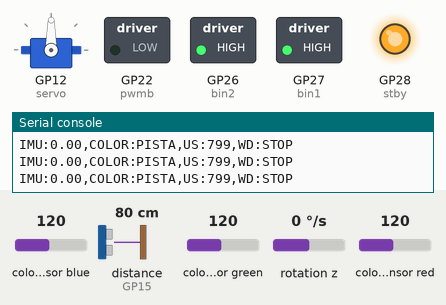
This program was run on a simulated Raspberry Pi Pico running MicroPython. Parts: servo, switched loads named in the program (green lamp = pin HIGH), output pins drawn as LEDs (lit = HIGH), the last lines printed to the serial console. Inputs (shaded band) come from the test bench; at power-on: rotation z 0 °/s, colour sensor blue 120, distance to the obstacle (sensor on GP15) 80 cm, colour sensor green 120, colour sensor red 120. The echo pulse lasts 58.3 µs per cm; servo angles are drawn from the pulse width (0.5 ms = 0°, 2.5 ms = 180°); pins used as bus, display or sensor lines are not drawn.

Above: at 2.5 s.
2.6 s: rotation z set to -192 °/s
At 3.8 s:
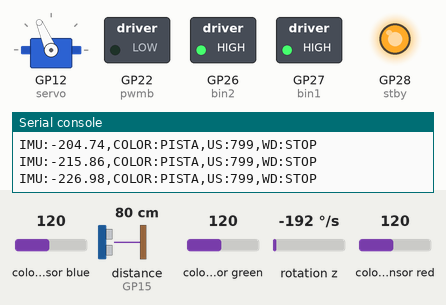
4.1 s: rotation z set to -100 °/s
At 5.0 s:
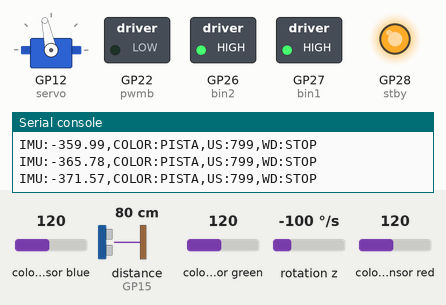
Timing chart, 0 to 7.1 s (numbered marks = the images above; inputs shaded):
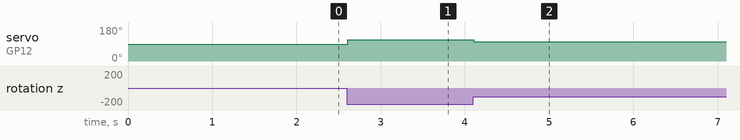

The program:

main.py
```python
import sys
import select
from machine import Pin, I2C, PWM
import time

from protocolo_seguro import parsear_consigna, watchdog_vencido

# El ultrasonido es una ayuda, no un requisito de seguridad: si el modulo no
# se copio a la Pico el robot tiene que seguir corriendo la ronda. Se anuncia
# la ausencia por telemetria (US:-1), que es la senal que la Pi ya sabe leer.
try:
    from ultrasonido import SIN_MEDIDA, FiltroUltrasonido
except ImportError:
    SIN_MEDIDA = -1
    FiltroUltrasonido = None

# Configurar el Poller para lectura serial asincrona desde la Pi 3B
poller = select.poll()
poller.register(sys.stdin, select.POLLIN)

# --- CONFIGURACION DE BUSES I2C INDEPENDIENTES ---
# Bus 0: IMU MPU6050 en GP16 (SDA) y GP17 (SCL)
i2c_imu = I2C(0, sda=Pin(16), scl=Pin(17), freq=400000)

# Bus 1: Sensor de color TCS3472 en GP18 (SDA) y GP19 (SCL). Lee la linea
# del piso para el sentido de carrera (AZUL/NARANJA, ver TCS3472 abajo).
i2c_tcs = I2C(1, sda=Pin(18), scl=Pin(19), freq=100000)

# --- HARDWARE DE CONTROL (SERVO Y MOTOR) ---
servo = PWM(Pin(12))
servo.freq(50)

# Controlador de Motores TB6612FNG
stby = Pin(28, Pin.OUT)
bin2 = Pin(26, Pin.OUT)
bin1 = Pin(27, Pin.OUT)
pwmb = PWM(Pin(22))
pwmb.freq(2000)

stby.value(1)

# --- ULTRASONIDO TRASERO (HC-SR04 / US-100) ---
# Trigger en GP14, Echo en GP15. Van libres: GP12 es el servo, GP16-GP19 los
# dos buses I2C, GP22 el PWM del motor y GP26-GP28 el TB6612FNG.
#
# AVISO DE CABLEADO: el Echo del HC-SR04 sale a 5 V y los GPIO de la Pico NO
# toleran 5 V. Hay que bajarlo con un divisor (1 k en serie desde Echo y 2 k
# a GND da 3,3 V) o usar un US-100 alimentado a 3,3 V. Sin eso se dana la
# entrada de la Pico.
#
# POR QUE NO SE USA machine.time_pulse_us: esa llamada bloquea hasta que
# vuelve el eco, hasta 30 ms con el timeout tipico. Este bucle corre cada
# 5 ms y es el que sostiene el servo, el motor y el watchdog de comandos:
# pararlo 30 ms de cada 60 seria peor que no tener sensor. En su lugar se
# lanza el pulso y se cronometra el flanco del eco por interrupcion, de modo
# que el control sigue corriendo mientras el sonido viaja.
US_PIN_TRIGGER = 14
US_PIN_ECHO = 15
US_PERIODO_MS = 60      # el HC-SR04 pide >=60 ms entre disparos (ecos fantasma)
US_ESPERA_MAX_MS = 40   # sin eco en este plazo se da el disparo por perdido
US_MINIMA_MM = 20       # por debajo de su zona muerta la lectura no significa nada
US_MAXIMA_MM = 4000


class SensorUltrasonido:
    """Disparo periodico y medida del eco por interrupcion, sin bloquear."""

    def __init__(self, pin_trigger, pin_echo, filtro):
        self._trigger = Pin(pin_trigger, Pin.OUT, value=0)
        self._echo = Pin(pin_echo, Pin.IN)
        self._filtro = filtro
        self._ancho_us = 0
        self._t_subida = 0
        self._midiendo = False
        self._listo = False
        self._esperando = False
        self._t_disparo = time.ticks_ms()
        self.distancia_mm = SIN_MEDIDA
        self._echo.irq(
            handler=self._al_flanco,
            trigger=Pin.IRQ_RISING | Pin.IRQ_FALLING,
        )

    def _al_flanco(self, pin):
        # Rutina de interrupcion: solo enteros y booleanos sobre atributos que
        # ya existen. Nada que reserve memoria (ni floats, ni listas, ni
        # formateo), porque en MicroPython eso puede fallar dentro de una ISR.
        if pin.value():
            self._t_subida = time.ticks_us()
            self._midiendo = True
        elif self._midiendo:
            self._ancho_us = time.ticks_diff(time.ticks_us(), self._t_subida)
            self._midiendo = False
            self._listo = True

    def _disparar(self, ahora_ms):
        self._t_disparo = ahora_ms
        self._esperando = True
        self._midiendo = False
        self._trigger.value(0)
        time.sleep_us(2)
        self._trigger.value(1)
        time.sleep_us(10)       # el unico bloqueo: 10 us, no 30 ms
        self._trigger.value(0)

    def actualizar(self, ahora_ms):
        """Se llama en cada vuelta del bucle; devuelve la distancia vigente."""

        if self._listo:
            self._listo = False
            self._esperando = False
            self.distancia_mm = self._filtro.actualizar(self._ancho_us)
        elif self._esperando and time.ticks_diff(
            ahora_ms, self._t_disparo
        ) > US_ESPERA_MAX_MS:
            # Sin eco: pared oblicua, fuera de alcance o sensor desconectado.
            # Cuenta como fallo para que la medida caduque en vez de quedarse
            # congelada en el ultimo valor bueno.
            self._esperando = False
            self.distancia_mm = self._filtro.actualizar(0)

        if not self._esperando and time.ticks_diff(
            ahora_ms, self._t_disparo
        ) >= US_PERIODO_MS:
            self._disparar(ahora_ms)
        return self.distancia_mm

    def apagar(self):
        """Desarma la interrupcion y deja el trigger en reposo."""

        self._echo.irq(handler=None)
        self._trigger.value(0)
        self._esperando = False
        self._midiendo = False


# Limites de giro del servo calibrados
CENTRO = 90
LIMITE_DER = 70    # Maximo giro a la derecha
LIMITE_IZQ = 115   # Maximo giro a la izquierda

def mover_servo(angulo):
    # Limita al rango calibrado en vez de 0-180 (protege el servo)
    angulo = max(LIMITE_DER, min(LIMITE_IZQ, angulo))
    duty = int(1638 + (angulo / 180.0) * (8192 - 1638))
    servo.duty_u16(duty)

def controlar_motor(velocidad_porcentaje):
    if velocidad_porcentaje > 0:
        bin1.value(1)
        bin2.value(0)
        vel = max(0, min(100, velocidad_porcentaje))
    elif velocidad_porcentaje < 0:
        bin1.value(0)
        bin2.value(1)
        vel = max(0, min(100, abs(velocidad_porcentaje)))
    else:
        bin1.value(1)
        bin2.value(1)
        vel = 0

    duty_u16 = int((vel / 100.0) * 65535)
    pwmb.duty_u16(duty_u16)

class MPU6050:
    def __init__(self, i2c_bus, addr=0x68):
        self.i2c = i2c_bus
        self.addr = addr
        self.i2c.writeto_mem(self.addr, 0x6B, b'\x00') # Activar sensor
        # Configura el giroscopio a +-2000 grados/s para evitar saturacion
        self.i2c.writeto_mem(self.addr, 0x1B, b'\x18')

    def get_gyro_z(self):
        data = self.i2c.readfrom_mem(self.addr, 0x47, 2)
        val = (data[0] << 8) | data[1]
        if val >= 32768: val -= 65536
        return val / 16.4 # Factor de escala para +-2000 grados/s

# --- SENSOR DE COLOR DE PISO (TCS3472), CON CALIBRACION DINAMICA EN HSV ---
# Lee la linea de color del piso una vez por vuelta al arranque para fijar
# el sentido de carrera (AZUL=Antihorario, NARANJA=Horario segun la
# convencion del equipo). No hay libreria oficial para MicroPython: se
# escribe/lee directo sobre los registros del chip por I2C.
class TCS3472:
    def __init__(self, i2c_bus, addr=0x29):
        self.i2c = i2c_bus
        self.addr = addr
        self.escribir(0x00, 0x01)       # PON (Power On)
        time.sleep_ms(10)
        self.escribir(0x00, 0x03)       # PON + AEN (Activar lectura RGBC)
        self.escribir(0x01, 0xF6)       # Integration time 24ms
        self.escribir(0x0F, 0x02)       # Ganancia 16x

        self.historial_h = []
        self.historial_s = []
        self.tamano_ventana = 4
        self.saturacion_base_pista = 0.20

    def escribir(self, reg, valor):
        self.i2c.writeto(self.addr, bytearray([0x80 | reg, valor]))

    def leer_16(self, reg):
        self.i2c.writeto(self.addr, bytearray([0x80 | 0x20 | reg]), False)
        datos = self.i2c.readfrom(self.addr, 2)
        return datos[0] | (datos[1] << 8)

    def calibrar_suelo_inicial(self):
        # Se llama una vez al arrancar: promedia la saturacion del piso
        # blanco bajo la iluminacion real de la pista para fijar el
        # umbral que distingue "pista" de "linea de color", en vez de un
        # valor fijo que se desajusta con cada cambio de luz.
        muestras_s = []
        for _ in range(25):
            try:
                c = self.leer_16(0x14)
                r = self.leer_16(0x16)
                g = self.leer_16(0x18)
                b = self.leer_16(0x1A)
                if c > 0:
                    max_c = max(r, g, b)
                    min_c = min(r, g, b)
                    df = max_c - min_c
                    s = 0.0 if max_c == 0 else df / max_c
                    muestras_s.append(s)
            except:
                pass
            time.sleep_ms(10)

        if muestras_s:
            # Asigna umbral de saturacion de pista con margen de tolerancia
            self.saturacion_base_pista = (sum(muestras_s) / len(muestras_s)) + 0.12

    def obtener_color(self):
        try:
            c = self.leer_16(0x14)
            r = self.leer_16(0x16)
            g = self.leer_16(0x18)
            b = self.leer_16(0x1A)

            if c < 40:
                return "NINGUNO"

            # Conversion de RGB a espacio HSV (Hue, Saturation, Value)
            max_c = max(r, g, b)
            min_c = min(r, g, b)
            df = max_c - min_c

            s = 0.0 if max_c == 0 else df / max_c

            if df == 0:
                h = 0.0
            elif max_c == r:
                h = (60 * ((g - b) / df) + 360) % 360
            elif max_c == g:
                h = (60 * ((b - r) / df) + 120) % 360
            elif max_c == b:
                h = (60 * ((r - g) / df) + 240) % 360

            # Filtro de promedio movil para mitigar ruido y destellos
            self.historial_h.append(h)
            self.historial_s.append(s)

            if len(self.historial_h) > self.tamano_ventana:
                self.historial_h.pop(0)
                self.historial_s.pop(0)

            h_prom = sum(self.historial_h) / len(self.historial_h)
            s_prom = sum(self.historial_s) / len(self.historial_s)

            # Descarte dinamico de pista por umbral de saturacion
            if s_prom < self.saturacion_base_pista:
                return "PISTA"

            # Evaluacion del tono (Hue) con tolerancias de movimiento
            if 5 <= h_prom <= 42:
                return "NARANJA"
            elif 180 <= h_prom <= 245:
                return "AZUL"
            else:
                return "PISTA"

        except:
            return "ERROR"

try:
    sensor_imu = MPU6050(i2c_imu)
    sensor_color = TCS3472(i2c_tcs)
    mover_servo(CENTRO) # Arranca alineado al centro calibrado
    controlar_motor(0)
except Exception as e:
    pass

# El ultrasonido se monta aparte: si no esta cableado o falta el modulo, el
# resto del firmware arranca igual y la trama sale con US:-1.
sensor_ultrasonido = None
if FiltroUltrasonido is not None:
    try:
        sensor_ultrasonido = SensorUltrasonido(
            US_PIN_TRIGGER,
            US_PIN_ECHO,
            FiltroUltrasonido(
                ventana=3, minima_mm=US_MINIMA_MM, maxima_mm=US_MAXIMA_MM
            ),
        )
    except Exception:
        sensor_ultrasonido = None

# Calibracion del giroscopio
giro_z_offset = 0.0
for _ in range(100):
    try:
        giro_z_offset += sensor_imu.get_gyro_z()
    except: pass
    time.sleep(0.01)
giro_z_offset /= 100.0

# Calibracion de saturacion base del suelo (piso blanco bajo la luz real)
try:
    sensor_color.calibrar_suelo_inicial()
except:
    pass

angulo_acumulado = 0.0
angulo_objetivo = 0.0
velocidad_comandada = 0
color_detectado = "PISTA"
distancia_ultrasonido = SIN_MEDIDA

# Constante de Amortiguacion: Evita que el coche devane o curve de golpe
KD_ESTABILIDAD = 0.12

# Interruptor de la amortiguacion, controlado por un tercer campo opcional
# en la consigna ("velocidad,angulo" sigue funcionando igual y deja esto en
# 1.0). Actualmente ningun script de carrera lo usa: solo tiene sentido al
# medir el radio de giro real -- en un giro sostenido la velocidad angular
# es constante y no nula, asi que el termino KD desvia el servo varios
# grados del angulo comandado, y con la amortiguacion activa el radio de
# giro que se mida NO corresponde al comando que se mando.
kd_activo = 1.0

# Si la Pi deja de enviar consignas validas (cable USB desconectado, proceso
# caido o trama corrupta), la Pico frena y centra por si sola. El timeout es
# holgado frente al ciclo LiDAR normal y no depende del watchdog de Linux.
WATCHDOG_COMANDO_MS = 500
ultimo_comando_valido = None
watchdog_activo = True

ultima_lectura = time.ticks_ms()
ultimo_envio_telemetria = time.ticks_ms()

# Bucle principal de control
while True:
    try:
        tiempo_actual = time.ticks_ms()
        dt = time.ticks_diff(tiempo_actual, ultima_lectura) / 1000.0
        ultima_lectura = tiempo_actual

        # 1. Integracion de angulo con IMU
        try:
            velocidad_z = sensor_imu.get_gyro_z() - giro_z_offset
        except:
            velocidad_z = 0.0

        if abs(velocidad_z) > 0.15:
            angulo_acumulado += velocidad_z * dt

        # 2. Lectura del sensor de color (TCS3472 con filtro HSV)
        color_detectado = sensor_color.obtener_color()

        # 2b. Ultrasonido trasero. No bloquea: dispara como mucho una vez cada
        # US_PERIODO_MS y recoge lo que la interrupcion haya dejado listo.
        if sensor_ultrasonido is not None:
            try:
                distancia_ultrasonido = sensor_ultrasonido.actualizar(tiempo_actual)
            except:
                distancia_ultrasonido = SIN_MEDIDA

        # 3. Lectura de comandos desde la Pi 3B
        if poller.poll(0):
            linea = sys.stdin.readline().strip()
            if linea:
                consigna = parsear_consigna(linea)
                if consigna is not None:
                    velocidad_comandada, angulo_objetivo, kd_activo = consigna
                    ultimo_comando_valido = tiempo_actual
                    watchdog_activo = False

        if watchdog_vencido(
            tiempo_actual,
            ultimo_comando_valido,
            WATCHDOG_COMANDO_MS,
            time.ticks_diff,
        ):
            velocidad_comandada = 0
            angulo_objetivo = 0.0
            kd_activo = 1.0
            watchdog_activo = True

        # 4. Angulo objetivo (de la Pi) sobre el centro, con amortiguacion por gyro
        angulo_servo = CENTRO + angulo_objetivo - (velocidad_z * KD_ESTABILIDAD * kd_activo)
        angulo_servo = max(LIMITE_DER, min(LIMITE_IZQ, angulo_servo))
        mover_servo(angulo_servo)

        # 5. Ajustar velocidad de motores
        if velocidad_comandada == 0:
            controlar_motor(0)
        else:
            controlar_motor(velocidad_comandada)

        # 6. Telemetria a la Pi 3B: angulo, color de piso y ultrasonido.
        # El campo US va antes de WD para no alterar el orden que ya leia el
        # firmware anterior; los parsers de la Pi recorren campos por nombre,
        # asi que anadirlo no rompe a quien no lo espera.
        if time.ticks_diff(tiempo_actual, ultimo_envio_telemetria) > 50:
            estado_watchdog = "STOP" if watchdog_activo else "OK"
            sys.stdout.write(
                f"IMU:{angulo_acumulado:.2f},COLOR:{color_detectado},"
                f"US:{distancia_ultrasonido},WD:{estado_watchdog}\n"
            )
            ultimo_envio_telemetria = tiempo_actual

        time.sleep(0.005)

    except KeyboardInterrupt:
        controlar_motor(0)
        stby.value(0)
        mover_servo(CENTRO)
        # Desarmar el eco: si no, la interrupcion sigue viva despues de que
        # el bucle termine y dispara sobre un objeto que ya nadie consulta.
        if sensor_ultrasonido is not None:
            try:
                sensor_ultrasonido.apagar()
            except:
                pass
        break
```

protocolo_seguro.py
```python
"""Validacion de consignas y watchdog para el firmware de la Pico 2.

Este modulo evita dependencias de ``machine`` para que el protocolo se pueda
probar tambien en CPython. En la Pico, ``main.py`` suministra
``time.ticks_diff`` para conservar el manejo correcto del desbordamiento del
contador de milisegundos de MicroPython.
"""


def parsear_consigna(linea):
    """Devuelve ``(velocidad, angulo, kd)`` o ``None`` si la trama es insegura.

    Se aceptan las dos formas historicas ``velocidad,angulo`` y
    ``velocidad,angulo,kd``. Los limites de protocolo son algo mas amplios que
    los limites mecanicos calibrados; el firmware sigue acotando el servo.
    """

    try:
        partes = [parte.strip() for parte in str(linea).strip().split(",")]
        if len(partes) not in (2, 3) or any(not parte for parte in partes):
            return None
        velocidad = int(partes[0])
        angulo = float(partes[1])
        kd = 1.0 if len(partes) == 2 else float(partes[2])
    except (TypeError, ValueError):
        return None

    # Las comparaciones tambien rechazan NaN e infinitos sin depender de que
    # una version concreta de MicroPython exponga math.isfinite().
    if not -100 <= velocidad <= 100:
        return None
    if not -45.0 <= angulo <= 45.0:
        return None
    if not 0.0 <= kd <= 2.0:
        return None
    return velocidad, angulo, kd


def watchdog_vencido(ahora_ms, ultimo_comando_ms, timeout_ms, ticks_diff):
    """Indica si no ha llegado una consigna valida dentro del plazo."""

    if ultimo_comando_ms is None:
        return True
    return ticks_diff(ahora_ms, ultimo_comando_ms) > int(timeout_ms)


__all__ = ["parsear_consigna", "watchdog_vencido"]
```

Source omitted: ultrasonido.py (3335 bytes)

Measured:
- after the input at 2.6 s, servo on GP12 (servo): 90° → 113° at once
- after the input at 4.1 s, servo on GP12 (servo): 113° → 102° at once
